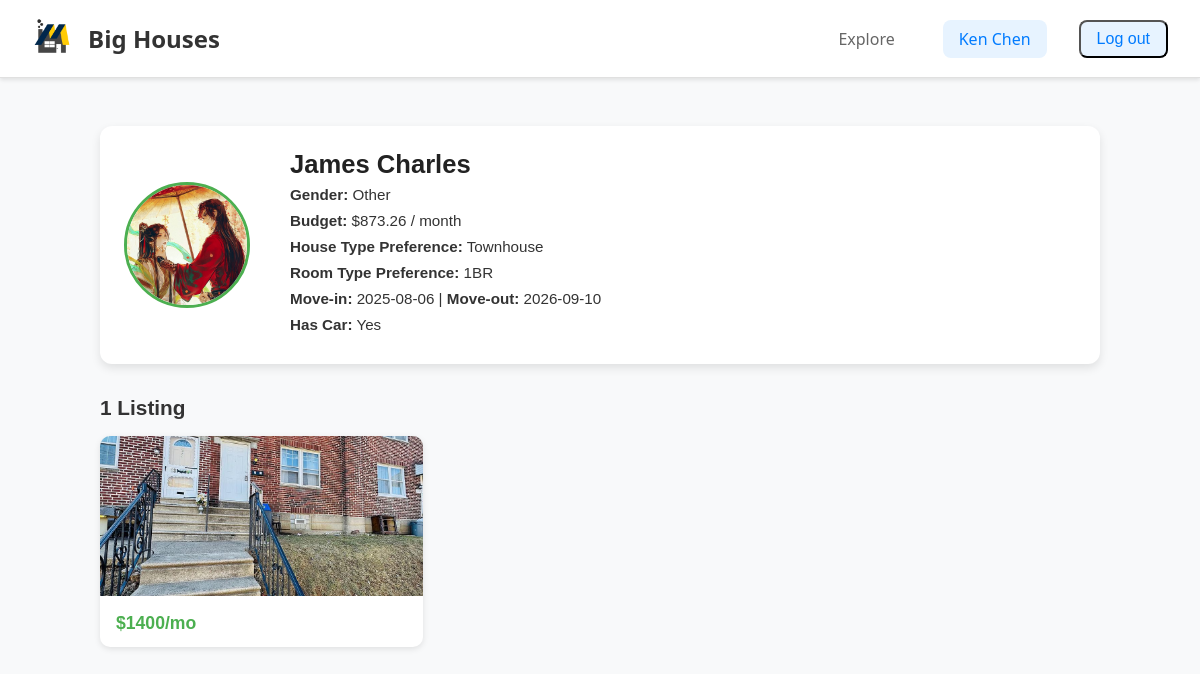
Screenshot of /users/jcharles/ (signed in) with the database file from the repository.
### tables this page shows
CREATE TABLE users (
    uniqname          VARCHAR(10) PRIMARY KEY,
    gender            VARCHAR(10), -- M/F/Other
    name              VARCHAR(100),
    phone_number      VARCHAR(20),
    budget            DECIMAL(10,2),
    preferred_location VARCHAR(100), -- not used!
    house_type_pref   VARCHAR(50),   -- Apartment, Dorm, House, Townhouse
    room_type_pref    VARCHAR(50),   -- Studio, 1BR, Shared, etc.
    move_in_date      DATE, -- Month/Year
    move_out_date     DATE, -- Month/Year
    grad_month        INT,
    grad_year         INT,
    password          VARCHAR(20),
    img_url           VARCHAR(100), 
    car               INT
);

CREATE TABLE posts (
    housing_id      INT PRIMARY KEY,
    contact_student_uniqname VARCHAR(10),
    street_address  VARCHAR(255),
    city            VARCHAR(100),
    state           VARCHAR(50),
    zip_code        VARCHAR(20),
    latitude        DECIMAL(9,6),
    longitude       DECIMAL(9,6),
    monthly_rent    DECIMAL(10,2),
    house_type      VARCHAR(50),   -- Apartment, Dorm, House, Townhouse
    room_type       VARCHAR(50),   -- Studio, 1BR, 2BR, Shared
    gender          VARCHAR(50),   -- All Girls, All Boys, Mixed
    availability_start DATE,
    availability_end   DATE,
    distance_to_campus DECIMAL(5,2),
    wifi_included           BOOLEAN,
    laundry         BOOLEAN,
    parking         BOOLEAN,
    pets_allowed    BOOLEAN,
    furnished       BOOLEAN,
    weed_friendly   BOOLEAN, 
    smoking_friendly BOOLEAN,
    drinking_friendly   BOOLEAN,
    air_conditioning BOOLEAN,
    heating BOOLEAN, 
    utilities_included BOOLEAN,
    distance_from_campus FLOAT, 
    FOREIGN KEY (contact_student_uniqname) REFERENCES users(uniqname)
);

### bigHouses/views/user.py (the view)
@bigHouses.app.route('/users/<username>/')
def show_user(username):
    if 'username' not in flask.session:
        return flask.redirect(flask.url_for('show_login'))
    connection = bigHouses.model.get_db()
    logname = flask.session.get('username')
    cur_user = connection.execute(
        "SELECT * "
        "FROM users "
        "WHERE uniqname = ? ",
        (username, )
    )
    user = cur_user.fetchone()
    if user is None:
        flask.abort(404)
    student = dict(user)
    cur_post = connection.execute(
        "SELECT street_address, monthly_rent, house_type, housing_id "
        "FROM posts "
        "WHERE contact_student_uniqname = ? ",
        (username, )
    ).fetchall()
    post_list = []
    for post in cur_post:
        images = connection.execute(
            "SELECT img_url FROM images WHERE housing_id = ? ORDER BY img_order ASC",
            (post["housing_id"],)
        ).fetchall()
        post_dict = dict(post)
        post_dict["images"] = ["/uploads/" + img["img_url"] for img in images]
        post_list.append(post_dict)
    context = {
        "logname": logname,
        "student": user,
        "posts": post_list
    }
    return flask.render_template("user.html", **context)

### bigHouses/model.py (called while the page is built)
def dict_factory(cursor, row):
    return {col[0]: row[idx] for idx, col in enumerate(cursor.description)}

def get_db():
    if 'sqlite_db' not in flask.g:
        db_filename = bigHouses.app.config['DATABASE_FILENAME']
        flask.g.sqlite_db = sqlite3.connect(str(db_filename))
        flask.g.sqlite_db.row_factory = dict_factory
        flask.g.sqlite_db.execute("PRAGMA foreign_keys = ON")
    return flask.g.sqlite_db

### bigHouses/templates/user.html (shortened to what this page needs)
<!DOCTYPE html>
<html lang="en">
<head>
    <link rel="stylesheet" href="{{ url_for('static', filename='css/style.css') }}">
</head>
<body>
    {% include "add_post.html" %}
    <header class="header">
        <div class="header-left">
            <a href="/"> <img src="{{ url_for('static', filename='images/logo.png') }}" alt="Logo"> </a>
            <h2>Big Houses</h2>
        </div>
        <div class="header-right">
            <a href="/explore/" class="nav-link">Explore</a>
            <a href="/users/{{ logname }}/" class="nav-link active">{{ logname }}</a>
            <form action="/accounts/logout/" method="POST" style="display:inline;">
                <button type="submit" class="nav-link active">Log out</button>
            </form>
        </div>
    </header>
    <main class="profile-container">
        <section class="student-info">
            <div class="profile-header">
                <img src="{{ url_for('uploaded_file', filename=student.img_url) }}" alt="Profile Pic" class="profile-pic">
                <div class="profile-details">
                    <h2>{{ student.name }}</h2>
                    <p><strong>Gender:</strong> {{ student.gender }}</p>
                    <p><strong>Budget:</strong> ${{ student.budget }} / month</p>
                    <p><strong>House Type Preference:</strong> {{ student.house_type_pref }}</p>
                    <p><strong>Room Type Preference:</strong> {{ student.room_type_pref }}</p>
                    <p><strong>Move-in:</strong> {{ student.move_in_date }} | <strong>Move-out:</strong> {{ student.move_out_date }}</p>
                    <p><strong>Has Car:</strong> {% if student.car %}Yes{% else %}No{% endif %}</p>
                </div>
            </div>
        </section>
        <section class="housing-grid">
            <h3>{{ posts|length }} Listing{{ 's' if posts|length != 1 else '' }}</h3>
            {% if posts %}
                <div class="grid">
                    {% for post in posts %}
                        <a href="/posts/{{ post.housing_id }}" class="housing-card">
                            <img src="{{ post.images[0] }}" alt="House Image">
                            <div class="card-body">
                                <h4>${{ post.monthly_rent }}/mo</h4>
                            </div>
                        </a>
                    {% endfor %}
                </div>
            {% else %}
                <h4>No listings yet.</h4>
            {% endif %}
        </section>
    </main>
</body>
</html>

### bigHouses/static/css/style.css (style rules this page uses)
.profile-pic { width: auto; height: 3rem; margin-right: 1rem; }
.header { display: flex; align-items: center; justify-content: space-between; padding: 1rem 2rem; background-color: #fff; border-bottom: 1px solid #e0e0e0; box-shadow: 0 2px 4px rgba(0,0,0,0.1); }
.header-left { display: flex; align-items: center; gap: 1rem; }
.header-left img { height: 2.5rem; width: auto; }
.header-left h2 { margin: 0; color: #333; font-size: 1.5rem; font-weight: 600; }
.header-right { display: flex; align-items: center; gap: 2rem; }
.nav-link { text-decoration: none; color: #666; font-weight: 500; font-size: 1rem; padding: 0.5rem 1rem; border-radius: 0.5rem; transition: all 0.3s ease; }
.nav-link.active { color: #007bff; background-color: #e7f3ff; }
body { margin: 0; padding: 0; font-family: 'Segoe UI', Tahoma, Geneva, Verdana, sans-serif; background-color: #f8f9fa; }
.profile-container { max-width: 1000px; margin: 2rem auto; padding: 1rem; font-family: Arial, sans-serif; color: #333; }
.student-info { background: #fff; border-radius: 12px; padding: 1.5rem; margin-bottom: 2rem; box-shadow: 0 4px 10px rgba(0,0,0,0.1); position: relative; }
.profile-header { display: flex; align-items: center; gap: 1.5rem; }
.profile-pic { width: 120px; height: 120px; object-fit: cover; border-radius: 50%; border: 3px solid #4CAF50; }
.profile-details h2 { margin: 0; font-size: 1.6rem; font-weight: bold; color: #222; }
.profile-details p { margin: 0.3rem 0; font-size: 0.95rem; line-height: 1.4; }
.housing-grid { margin-top: 2rem; }
.housing-grid h3 { margin-bottom: 1rem; font-size: 1.3rem; font-weight: bold; }
.grid { display: grid; grid-template-columns: repeat(auto-fill, minmax(240px, 1fr)); gap: 1rem; }
.housing-card { background: #fff; border-radius: 10px; overflow: hidden; text-decoration: none; color: inherit; box-shadow: 0 2px 6px rgba(0,0,0,0.1); transition: transform 0.2s ease, box-shadow 0.2s ease; }
.housing-card img { width: 100%; height: 160px; object-fit: cover; }
.card-body { padding: 0.8rem 1rem; }
.card-body h4 { margin: 0; font-size: 1.1rem; font-weight: bold; color: #4CAF50; }

### rows the page displays
users: img_url (picture), name "James Charles", gender "Other", budget "873.26", house_type_pref "Townhouse", room_type_pref "1BR", move_in_date "2025-08-06", move_out_date "2026-09-10"
posts: monthly_rent "1400"

### other values shown
{{ logname }} "Ken Chen"
{{ posts|length }} "1"
